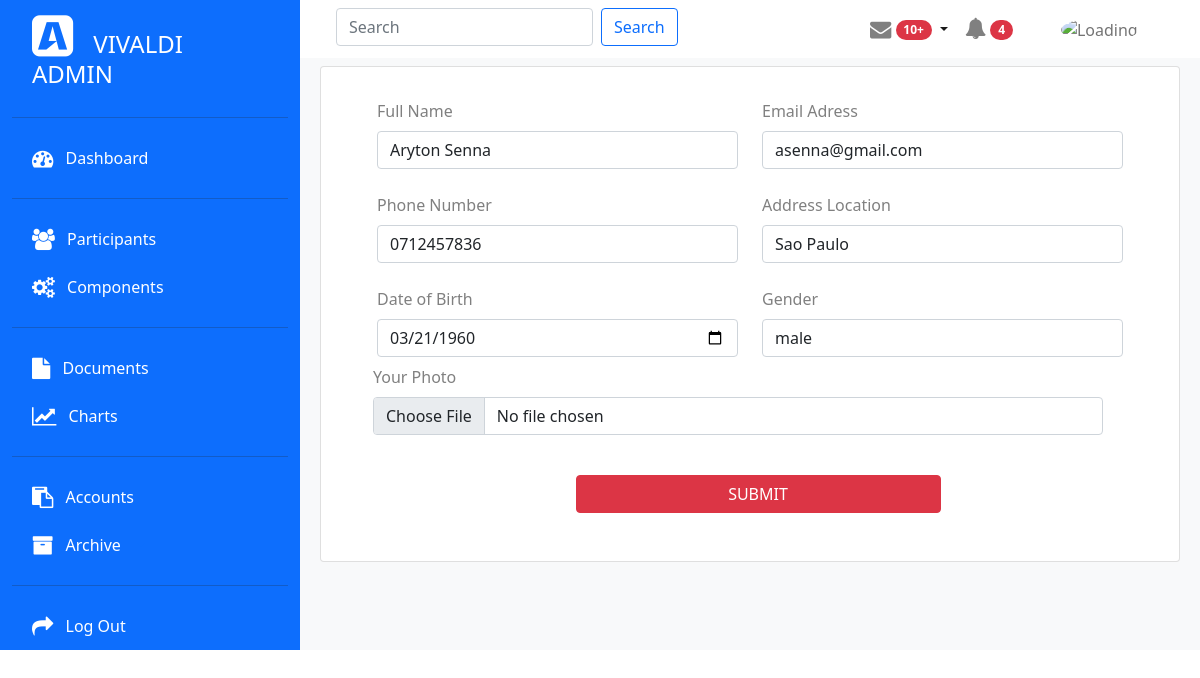
The app's page /update.php?id=1 (signed in) with its own data.
### tables this page shows
CREATE TABLE `participant` (
  `id` int(10) NOT NULL,
  `fullName` varchar(255) NOT NULL,
  `emailAddress` varchar(255) NOT NULL,
  `phoneNumber` varchar(20) NOT NULL,
  `location` varchar(255) NOT NULL,
  `dob` date NOT NULL,
  `gender` varchar(10) NOT NULL,
  `photo` varchar(255) NOT NULL,
  `timestamp` timestamp NOT NULL DEFAULT current_timestamp() ON UPDATE current_timestamp()
);

### update.php (the view, shortened to what this page needs)
<?php
include "./components/header.php";
include "./components/config.php";
if (isset($_POST["submit"])) {
  $id = $_POST["id"];
  $up_fullName = $_POST["fullName"];
  $up_emailAddress = $_POST["emailAddress"];
  $up_phoneNumber = $_POST["phoneNumber"];
  $up_location = $_POST["location"];
  $up_dob = $_POST["dob"];
  $up_gender = $_POST["gender"];
  $photoname = $_FILES["photo"]["name"];
  $tempname = $_FILES["photo"]["tmp_name"];
  $folder = "uploads/" . $photoname;
  if (move_uploaded_file($tempname, $folder)) {
    echo "<p class='alert alert-primary'> Image has been uploaded successfully </p>";
  } else {
    echo "Error uploading photo";
  }
  $up_sql = "UPDATE `participant` SET `fullName`='$up_fullName',`emailAddress`='$up_emailAddress',`phoneNumber`='$up_phoneNumber',`location`='$up_location',`dob`='$up_dob',`gender`='$up_gender',`photo`='$photoname' WHERE id = $id";
  $up_result = mysqli_query($link, $up_sql);
  if ($up_result) {
    echo "<p class='alert alert-primary'> Record updated successfully </p>";
    header("location: documents.php");
  } else {
    echo "Error updating record $up_sql" . mysqli_error($link);
  }
} else {
  $id = $_GET["id"];
  $sql = "SELECT * FROM `participant` WHERE id = $id";
  $result = mysqli_query($link, $sql);
  if ($result) {
    $data = mysqli_num_rows($result);
    if ($data == 1) {
      $row = mysqli_fetch_array($result);
      $fullName = $row["fullName"];
      $emailAddress = $row["emailAddress"];
      $phoneNumber = $row["phoneNumber"];
      $location = $row["location"];
      $dob = $row["dob"];
      $gender = $row["gender"];
    } else {
      echo "No record of id $id found.";
    }
  } else {
    echo "Error executing query $sql " . mysqli_error($link);
  }
}
?>
<div class="row m-2">
  <div class="card">
    <div class="card-body">
      <form action="update.php" method="post" enctype="multipart/form-data">
        <div class="row m-2 p-2">
          <div class="col-md-6">
            <label class="form-label grey">Full Name</label>
            <input class="form-control" type="text" name="fullName" value="<?php echo $fullName; ?>">
          </div>
          <div class="col-md-6">
            <label class="form-label grey">Email Adress</label>
            <input class="form-control" type="text" name="emailAddress" value="<?php echo $emailAddress; ?>">
          </div>
        </div>
        <div class="row m-2 p-2">
          <div class="col-md-6">
            <label class="form-label grey">Phone Number</label>
            <input class="form-control" type="text" name="phoneNumber" value="<?php echo $phoneNumber; ?>">
          </div>
          <div class="col-md-6">
            <label class="form-label grey">Address Location</label>
            <input class="form-control" type="text" name="location" value="<?php echo $location; ?>">
          </div>
        </div>
        <div class="row m-2 p-2">
          <div class="col-md-6">
            <label class="form-label grey">Date of Birth</label>
            <input class="form-control" type="date" name="dob" value="<?php echo $dob; ?>">
          </div>
          <div class="col-md-6">
            <label class="form-label grey">Gender</label>
            <select class="form-control" name="gender">
              <option value="<?php echo $gender; ?>" selected><?php echo $gender; ?></option>
            </select>
          </div>
          <div class="row p-2">
            <div class="col-md-12">
              <label class="form-label grey">Your Photo</label>
              <input class="form-control" type="file" name="photo">
            </div>
          </div>
          <div class="row p-2">
          </div>
          <div class="row m-2 p-2">
            <div class="text-center">
              <input type="submit" name="submit" class="col-6 btn btn-danger" value="SUBMIT">
            </div>
          </div>
        </div>
      </form>
    </div>
  </div>
</div>

### css/dash.css (style rules this page uses)
.grey { color: grey; }

### records on screen
participant: fullName "Aryton Senna", emailAddress "asenna@gmail.com", phoneNumber "0712457836", location "Sao Paulo", dob "03/21/1960", gender "male"
